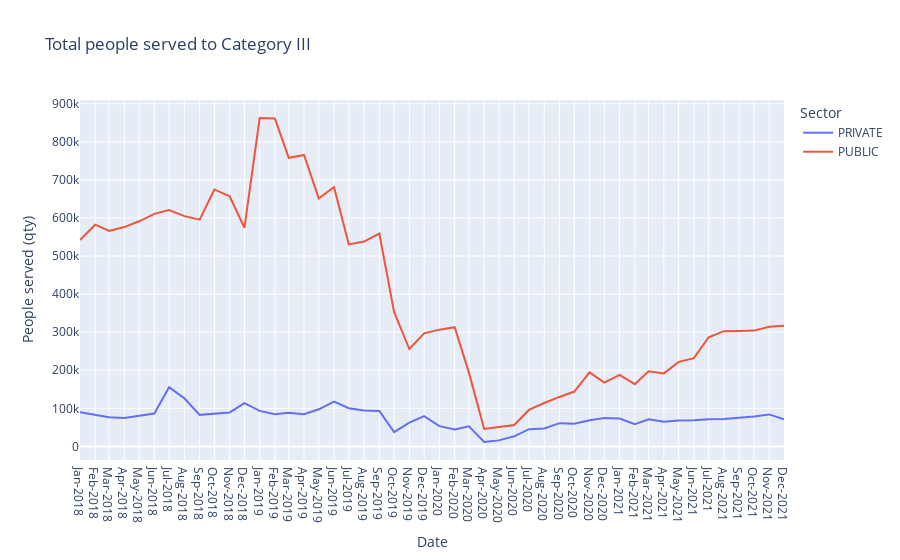

Notebook source saved alongside this figure:
### Code cell
df = data_temp
columns_name = list(df.columns)[1:]
fig = px.line(df, 
              x="DATE", 
              y=columns_name,
              hover_data={"DATE": "|%Y %M"},
              labels={
                     "value": "People served (qty)",
                     "DATE": "Date",
                     "variable": "Sector"
                 },
              title='Total people served to Category ' + CATEGORIA_STUDIO)

# fig = px.scatter(data_temp, x="DATE", y=data_temp.columns,
#               hover_data={"DATE": "|%Y %M"},
#               labels={
#                      "value": "People served (qty)",
#                      "DATE": "Date",
#                      "SECTOR2": "Sector"
#                  },
#               title='Total people served to Category ' + CATEGORIA_STUDIO)

fig.update_xaxes(
    dtick="M1",
    tickformat="%b-%Y")
fig.show()

### Figure 1 — Plotly figure (JSON) as saved in the notebook; plotly's stock layout.template omitted (floating-point values rounded to 4 significant figures)
{"data": [{"hovertemplate": "Sector=PRIVATE<br>Date=%{x|%Y %M}<br>People served (qty)=%{y}<extra></extra>", "legendgroup": "PRIVATE", "line": {"color": "#636efa", "dash": "solid"}, "marker": {"symbol": "circle"}, "mode": "lines", "name": "PRIVATE", "orientation": "v", "showlegend": true, "type": "scatter", "x": ["2018-01-01T00:00:00", "2018-02-01T00:00:00", "2018-03-01T00:00:00", "2018-04-01T00:00:00", "2018-05-01T00:00:00", "2018-06-01T00:00:00", "2018-07-01T00:00:00", "2018-08-01T00:00:00", "2018-09-01T00:00:00", "2018-10-01T00:00:00", "2018-11-01T00:00:00", "2018-12-01T00:00:00", "2019-01-01T00:00:00", "2019-02-01T00:00:00", "2019-03-01T00:00:00", "2019-04-01T00:00:00", "2019-05-01T00:00:00", "2019-06-01T00:00:00", "2019-07-01T00:00:00", "2019-08-01T00:00:00", "2019-09-01T00:00:00", "2019-10-01T00:00:00", "2019-11-01T00:00:00", "2019-12-01T00:00:00", "2020-01-01T00:00:00", "2020-02-01T00:00:00", "2020-03-01T00:00:00", "2020-04-01T00:00:00", "2020-05-01T00:00:00", "2020-06-01T00:00:00", "2020-07-01T00:00:00", "2020-08-01T00:00:00", "2020-09-01T00:00:00", "2020-10-01T00:00:00", "2020-11-01T00:00:00", "2020-12-01T00:00:00", "2021-01-01T00:00:00", "2021-02-01T00:00:00", "2021-03-01T00:00:00", "2021-04-01T00:00:00", "2021-05-01T00:00:00", "2021-06-01T00:00:00", "2021-07-01T00:00:00", "2021-08-01T00:00:00", "2021-09-01T00:00:00", "2021-10-01T00:00:00", "2021-11-01T00:00:00", "2021-12-01T00:00:00"], "xaxis": "x", "y": [89779, 82242, 76740, 74900, 80395, 86173, 155439, 126189, 82841, 85807, 89132, 113545, 93300, 84542, 88205, 84562, 97508, 117539, 100324, 94520, 92902, 37697, 62474, 79638, 53275, 44375, 52619, 11554, 15812, 26561, 45367, 46952, 61045, 59726, 68897, 74478, 73277, 58254, 71424, 64803, 67871, 68857, 71458, 72007, 75174, 78774, 83984, 70866], "yaxis": "y"}, {"hovertemplate": "Sector=PUBLIC<br>Date=%{x|%Y %M}<br>People served (qty)=%{y}<extra></extra>", "legendgroup": "PUBLIC", "line": {"color": "#EF553B", "dash": "solid"}, "marker": {"symbol": "circle"}, "mode": "lines", "name": "PUBLIC", "orientation": "v", "showlegend": true, "type": "scatter", "x": ["2018-01-01T00:00:00", "2018-02-01T00:00:00", "2018-03-01T00:00:00", "2018-04-01T00:00:00", "2018-05-01T00:00:00", "2018-06-01T00:00:00", "2018-07-01T00:00:00", "2018-08-01T00:00:00", "2018-09-01T00:00:00", "2018-10-01T00:00:00", "2018-11-01T00:00:00", "2018-12-01T00:00:00", "2019-01-01T00:00:00", "2019-02-01T00:00:00", "2019-03-01T00:00:00", "2019-04-01T00:00:00", "2019-05-01T00:00:00", "2019-06-01T00:00:00", "2019-07-01T00:00:00", "2019-08-01T00:00:00", "2019-09-01T00:00:00", "2019-10-01T00:00:00", "2019-11-01T00:00:00", "2019-12-01T00:00:00", "2020-01-01T00:00:00", "2020-02-01T00:00:00", "2020-03-01T00:00:00", "2020-04-01T00:00:00", "2020-05-01T00:00:00", "2020-06-01T00:00:00", "2020-07-01T00:00:00", "2020-08-01T00:00:00", "2020-09-01T00:00:00", "2020-10-01T00:00:00", "2020-11-01T00:00:00", "2020-12-01T00:00:00", "2021-01-01T00:00:00", "2021-02-01T00:00:00", "2021-03-01T00:00:00", "2021-04-01T00:00:00", "2021-05-01T00:00:00", "2021-06-01T00:00:00", "2021-07-01T00:00:00", "2021-08-01T00:00:00", "2021-09-01T00:00:00", "2021-10-01T00:00:00", "2021-11-01T00:00:00", "2021-12-01T00:00:00"], "xaxis": "x", "y": [542048, 582308, 565977, 576048, 591221, 610678, 620971, 604811, 595678, 674882, 656761, 574173, 862557, 861087, 757894, 765379, 651522, 680729, 530676, 538047, 559040, 353238, 255721, 296831, 306649, 313124, 193707, 45734, 50918, 56354, 95791, 114023, 129903, 144095, 194275, 167770, 187818, 163397, 197273, 191799, 222069, 231893, 286804, 302710, 303204, 304117, 314380, 317120], "yaxis": "y"}], "layout": {"legend": {"title": {"text": "Sector"}, "tracegroupgap": 0}, "title": {"text": "Total people served to Category III"}, "xaxis": {"anchor": "y", "domain": [0, 1], "dtick": "M1", "tickformat": "%b-%Y", "title": {"text": "Date"}}, "yaxis": {"anchor": "x", "domain": [0, 1], "title": {"text": "People served (qty)"}}}}
